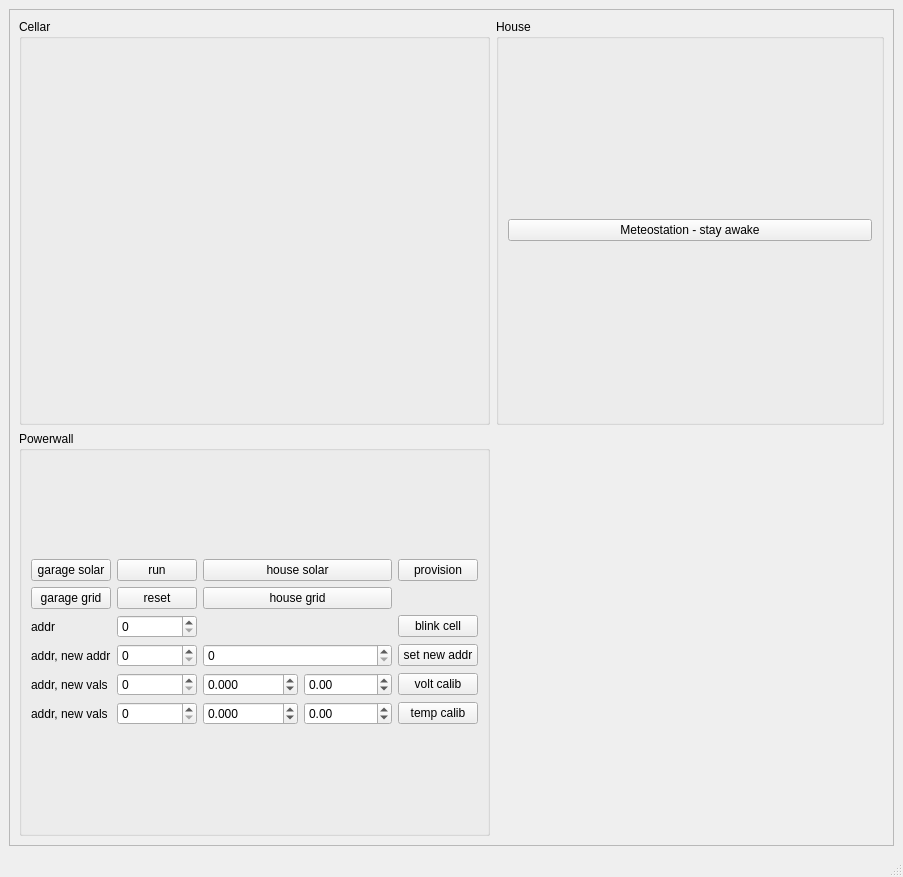
<?xml version="1.0" encoding="UTF-8"?>
<ui version="4.0">
 <class>MainWindow</class>
 <widget class="QMainWindow" name="MainWindow">
  <property name="geometry">
   <rect>
    <x>0</x>
    <y>0</y>
    <width>903</width>
    <height>877</height>
   </rect>
  </property>
  <property name="windowTitle">
   <string>MainWindow</string>
  </property>
  <widget class="QWidget" name="centralwidget">
   <layout class="QHBoxLayout" name="horizontalLayout">
    <item>
     <widget class="QScrollArea" name="scrollArea">
      <property name="widgetResizable">
       <bool>true</bool>
      </property>
      <widget class="QWidget" name="scrollAreaWidgetContents">
       <property name="geometry">
        <rect>
         <x>0</x>
         <y>0</y>
         <width>883</width>
         <height>813</height>
        </rect>
       </property>
       <layout class="QVBoxLayout" name="verticalLayout">
        <item>
         <layout class="QGridLayout" name="gridLayout">
          <item row="0" column="0">
           <widget class="QGroupBox" name="groupBox">
            <property name="title">
             <string>Cellar</string>
            </property>
            <layout class="QVBoxLayout" name="verticalLayout_2">
             <item>
              <layout class="QVBoxLayout" name="cellarLayout"/>
             </item>
            </layout>
           </widget>
          </item>
          <item row="0" column="1">
           <widget class="QGroupBox" name="groupBox_2">
            <property name="title">
             <string>House</string>
            </property>
            <layout class="QVBoxLayout" name="verticalLayout_3">
             <item>
              <layout class="QVBoxLayout" name="houseLayout">
               <item>
                <widget class="QPushButton" name="btnMeteoAwake">
                 <property name="text">
                  <string>Meteostation - stay awake</string>
                 </property>
                </widget>
               </item>
              </layout>
             </item>
            </layout>
           </widget>
          </item>
          <item row="1" column="0">
           <widget class="QGroupBox" name="groupBox_3">
            <property name="title">
             <string>Powerwall</string>
            </property>
            <layout class="QVBoxLayout" name="verticalLayout_4">
             <item>
              <layout class="QGridLayout" name="gridLayout_2">
               <item row="7" column="0">
                <widget class="QLabel" name="label_2">
                 <property name="text">
                  <string>addr, new vals</string>
                 </property>
                </widget>
               </item>
               <item row="5" column="3">
                <widget class="QPushButton" name="pushButton">
                 <property name="text">
                  <string>set new addr</string>
                 </property>
                </widget>
               </item>
               <item row="8" column="3">
                <widget class="QPushButton" name="btnTempCalib2">
                 <property name="text">
                  <string>temp calib</string>
                 </property>
                </widget>
               </item>
               <item row="0" column="1">
                <widget class="QPushButton" name="btnPowerwallRun">
                 <property name="text">
                  <string>run</string>
                 </property>
                </widget>
               </item>
               <item row="0" column="3">
                <widget class="QPushButton" name="pushButton_2">
                 <property name="text">
                  <string>provision</string>
                 </property>
                </widget>
               </item>
               <item row="5" column="1">
                <widget class="QSpinBox" name="eAddr1"/>
               </item>
               <item row="0" column="0">
                <widget class="QPushButton" name="btnGarageSolar">
                 <property name="text">
                  <string>garage solar</string>
                 </property>
                </widget>
               </item>
               <item row="3" column="0">
                <widget class="QLabel" name="label">
                 <property name="text">
                  <string>addr</string>
                 </property>
                </widget>
               </item>
               <item row="5" column="0">
                <widget class="QLabel" name="label_3">
                 <property name="text">
                  <string>addr, new addr</string>
                 </property>
                </widget>
               </item>
               <item row="8" column="0">
                <widget class="QLabel" name="label_4">
                 <property name="text">
                  <string>addr, new vals</string>
                 </property>
                </widget>
               </item>
               <item row="8" column="2">
                <layout class="QHBoxLayout" name="horizontalLayout_3">
                 <item>
                  <widget class="QDoubleSpinBox" name="eTempCalib">
                   <property name="decimals">
                    <number>3</number>
                   </property>
                   <property name="minimum">
                    <double>-999999.989999999990687</double>
                   </property>
                   <property name="maximum">
                    <double>999999.989999999990687</double>
                   </property>
                  </widget>
                 </item>
                 <item>
                  <widget class="QDoubleSpinBox" name="eTempCalib2">
                   <property name="minimum">
                    <double>-999999.989999999990687</double>
                   </property>
                   <property name="maximum">
                    <double>999999.989999999990687</double>
                   </property>
                  </widget>
                 </item>
                </layout>
               </item>
               <item row="7" column="3">
                <widget class="QPushButton" name="pushButton_4">
                 <property name="text">
                  <string>volt calib</string>
                 </property>
                </widget>
               </item>
               <item row="3" column="3">
                <widget class="QPushButton" name="pushButton_3">
                 <property name="text">
                  <string>blink cell</string>
                 </property>
                </widget>
               </item>
               <item row="7" column="2">
                <layout class="QHBoxLayout" name="horizontalLayout_2">
                 <item>
                  <widget class="QDoubleSpinBox" name="doubleSpinBox_6">
                   <property name="decimals">
                    <number>3</number>
                   </property>
                   <property name="minimum">
                    <double>-999999.989999999990687</double>
                   </property>
                   <property name="maximum">
                    <double>999999.989999999990687</double>
                   </property>
                  </widget>
                 </item>
                 <item>
                  <widget class="QDoubleSpinBox" name="doubleSpinBox_7">
                   <property name="minimum">
                    <double>-999999.989999999990687</double>
                   </property>
                   <property name="maximum">
                    <double>999999.989999999990687</double>
                   </property>
                  </widget>
                 </item>
                </layout>
               </item>
               <item row="5" column="2">
                <widget class="QSpinBox" name="spinBox_3"/>
               </item>
               <item row="7" column="1">
                <widget class="QSpinBox" name="eAddr2"/>
               </item>
               <item row="8" column="1">
                <widget class="QSpinBox" name="eAddr3"/>
               </item>
               <item row="3" column="1">
                <widget class="QSpinBox" name="eAddr"/>
               </item>
               <item row="1" column="0">
                <widget class="QPushButton" name="btnGarageGrid">
                 <property name="text">
                  <string>garage grid</string>
                 </property>
                </widget>
               </item>
               <item row="1" column="1">
                <widget class="QPushButton" name="btnPowerwallReset">
                 <property name="text">
                  <string>reset</string>
                 </property>
                </widget>
               </item>
               <item row="0" column="2">
                <widget class="QPushButton" name="btnHouseSolar">
                 <property name="text">
                  <string>house solar</string>
                 </property>
                </widget>
               </item>
               <item row="1" column="2">
                <widget class="QPushButton" name="btnHouseGrid">
                 <property name="text">
                  <string>house grid</string>
                 </property>
                </widget>
               </item>
              </layout>
             </item>
            </layout>
           </widget>
          </item>
         </layout>
        </item>
       </layout>
      </widget>
     </widget>
    </item>
   </layout>
  </widget>
  <widget class="QMenuBar" name="menubar">
   <property name="geometry">
    <rect>
     <x>0</x>
     <y>0</y>
     <width>903</width>
     <height>22</height>
    </rect>
   </property>
  </widget>
  <widget class="QStatusBar" name="statusbar"/>
 </widget>
 <resources/>
 <connections/>
</ui>
